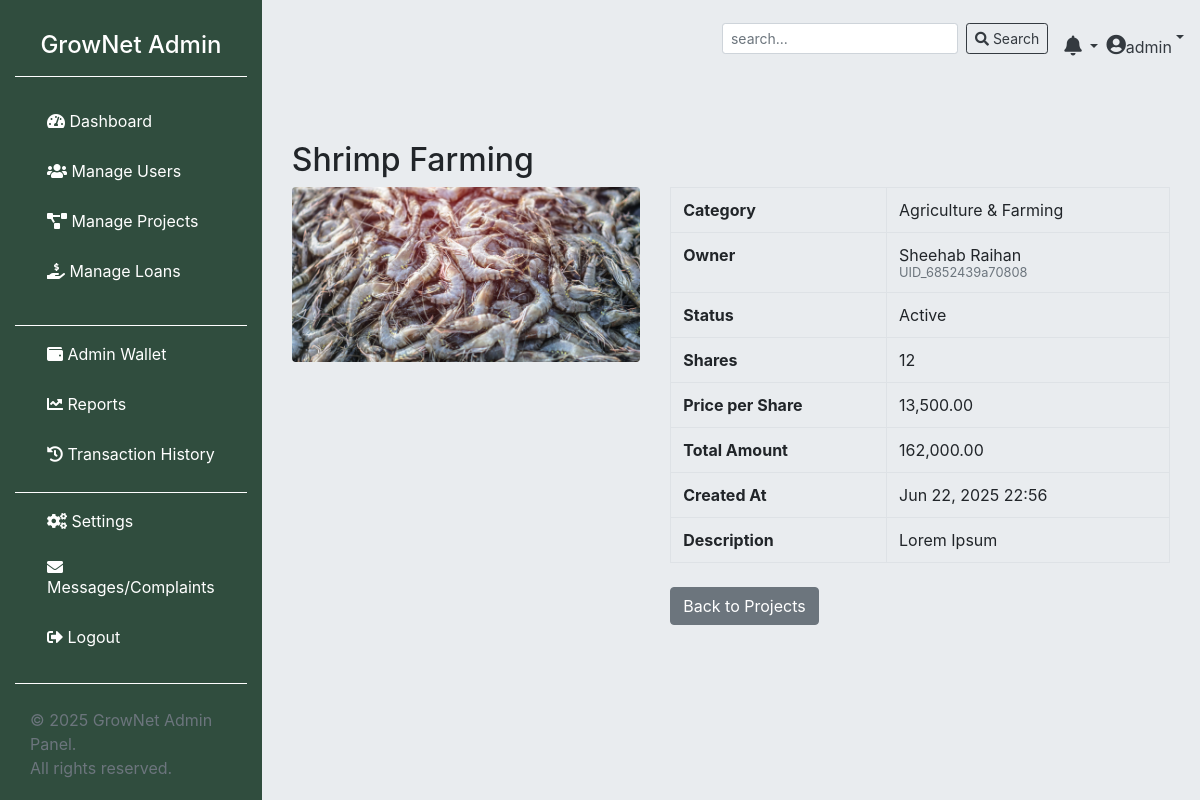
The app's page /admin/index.php?page=viewProject&id=13 (signed in) with its own data.
### tables this page shows
CREATE TABLE `projects` (
  `id` int(10) NOT NULL,
  `uniqid` varchar(255) DEFAULT NULL,
  `project_name` varchar(100) NOT NULL,
  `description` text NOT NULL,
  `project_img` varchar(255) NOT NULL,
  `categoryId` int(10) NOT NULL,
  `project_type` enum('long_term','short_term') NOT NULL DEFAULT 'long_term',
  `created_at` timestamp NOT NULL DEFAULT current_timestamp(),
  `project_status` enum('pending','active','closed','approved','declined') NOT NULL,
  `owner_id` int(10) NOT NULL,
  `shares` int(10) UNSIGNED NOT NULL,
  `price_per_share` decimal(12,2) NOT NULL,
  `total_amount` decimal(12,2) DEFAULT NULL,
  `campaign_start` date DEFAULT NULL,
  `campaign_end` date DEFAULT NULL,
  `project_start` date DEFAULT NULL,
  `project_end` date DEFAULT NULL,
  `is_flexible_duration` tinyint(1) DEFAULT 0,
  `updated_at` timestamp NOT NULL DEFAULT current_timestamp() ON UPDATE current_timestamp(),
  `is_seen` tinyint(1) NOT NULL DEFAULT 0,
  `rejection_reason` text DEFAULT NULL,
  `avg_rating` decimal(3,2) DEFAULT 0.00,
  `review_count` int(11) DEFAULT 0
);

CREATE TABLE `category` (
  `id` int(10) NOT NULL,
  `category_name` varchar(100) NOT NULL,
  `created_at` timestamp NOT NULL DEFAULT current_timestamp()
);

CREATE TABLE `users` (
  `id` int(10) NOT NULL,
  `uniqid` varchar(50) DEFAULT NULL,
  `user_name` varchar(100) NOT NULL,
  `f_name` varchar(100) NOT NULL,
  `dob` date DEFAULT NULL,
  `contact` varchar(20) NOT NULL,
  `created_at` timestamp NOT NULL DEFAULT current_timestamp(),
  `user_email` varchar(100) NOT NULL,
  `user_pass` varchar(255) NOT NULL,
  `account_status` enum('active','inactive','','') NOT NULL DEFAULT 'inactive',
  `is_online` tinyint(1) NOT NULL DEFAULT 0,
  `gender` enum('male','female','others') DEFAULT NULL,
  `user_img` varchar(255) DEFAULT NULL,
  `location_id` int(11) DEFAULT NULL,
  `description` text DEFAULT NULL
);

### admin/config/class.user.php (called while the page is built, shortened)
<?php
class USER
{
	private $conn;
	public function __construct()
	{
		$database = new Database();
		$db = $database->dbConnection();
		$this->conn = $db;
	}
	public function runQuery($sql)
	{
		$stmt = $this->conn->prepare($sql);
		return $stmt;
	}
function getCategoryById($id) {
    $stmt = $this->conn->prepare("SELECT * FROM category WHERE id = ?");
    $stmt->execute([$id]);
    return $stmt->fetch(PDO::FETCH_ASSOC);
}
function getUserById($id) {
    $stmt = $this->conn->prepare("SELECT * FROM users WHERE id = ?");
    $stmt->execute([$id]);
    return $stmt->fetch(PDO::FETCH_ASSOC);
}
}

### admin/pages/viewProject.php (the view, shortened to what this page needs)
<?php
require_once __DIR__ . '/../config/class.user.php';
$user = new USER();
$projectId = (int)$_GET['id'];
$stmt = $user->runQuery("SELECT * FROM projects WHERE id = :id");
$stmt->execute(['id' => $projectId]);
$project = $stmt->fetch(PDO::FETCH_ASSOC);
$category = $user->getCategoryById($project['categoryId']);
$owner = $user->getUserById($project['owner_id']);
?>
<div class="container mt-5">
    <h2><?= htmlspecialchars($project['project_name']) ?></h2>
    <div class="row">
        <div class="col-md-5">
            <?php if (!empty($project['project_img'])): ?>
                <img src="assets/projectimg/<?= htmlspecialchars($project['project_img']) ?>" class="img-fluid rounded mb-3" alt="Project Image">
            <?php endif; ?>
        </div>
        <div class="col-md-7">
            <table class="table table-bordered">
                <tr>
                    <th>Category</th>
                    <td><?= htmlspecialchars($category['category_name'] ?? 'N/A') ?></td>
                </tr>
                <tr>
                    <th>Owner</th>
                    <td>
                        <?= htmlspecialchars($owner['f_name'] ?? 'N/A') ?>
                        <small class="text-muted d-block"><?= htmlspecialchars($owner['uniqid'] ?? '') ?></small>
                    </td>
                </tr>
                <tr>
                    <th>Status</th>
                    <td><?= ucfirst($project['project_status']) ?></td>
                </tr>
                <tr>
                    <th>Shares</th>
                    <td><?= $project['shares'] ?></td>
                </tr>
                <tr>
                    <th>Price per Share</th>
                    <td><?= number_format($project['price_per_share'], 2) ?></td>
                </tr>
                <tr>
                    <th>Total Amount</th>
                    <td><?= number_format($project['total_amount'], 2) ?></td>
                </tr>
                <tr>
                    <th>Created At</th>
                    <td><?= date('M d, Y H:i', strtotime($project['created_at'])) ?></td>
                </tr>
                <tr>
                    <th>Description</th>
                    <td><?= nl2br(htmlspecialchars($project['description'])) ?></td>
                </tr>
            </table>
            <a href="index.php?page=<?= $project['project_status'] === 'pending' ? 'pendingProjects' : 'activeProjects' ?>" class="btn btn-secondary mt-2">Back to Projects</a>
        </div>
    </div>
</div>

### admin/assets/css/style.css (style rules this page uses)
body { background: #e9ecef; }

### records on screen
projects: project_name "Shrimp Farming", project_img (picture), project_status "Active", shares "12", price_per_share "13,500.00", total_amount "162,000.00", created_at "Jun 22, 2025 22:56", description "Lorem Ipsum"
category: category_name "Agriculture & Farming"
users: f_name "Sheehab Raihan", uniqid "UID_6852439a70808"

### other values on screen
$_SESSION['user_name'] "admin"
